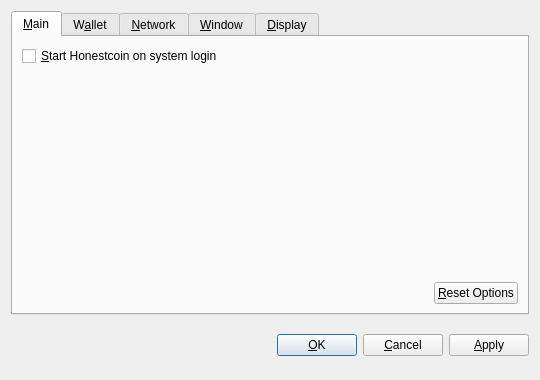
<?xml version="1.0" encoding="UTF-8"?>
<ui version="4.0">
 <class>OptionsDialog</class>
 <widget class="QDialog" name="OptionsDialog">
  <property name="geometry">
   <rect>
    <x>0</x>
    <y>0</y>
    <width>540</width>
    <height>380</height>
   </rect>
  </property>
  <property name="windowTitle">
   <string>Options</string>
  </property>
  <property name="modal">
   <bool>true</bool>
  </property>
  <layout class="QVBoxLayout" name="verticalLayout">
   <item>
    <widget class="QTabWidget" name="tabWidget">
     <property name="tabPosition">
      <enum>QTabWidget::North</enum>
     </property>
     <property name="currentIndex">
      <number>0</number>
     </property>
     <widget class="QWidget" name="tabMain">
      <attribute name="title">
       <string>&amp;Main</string>
      </attribute>
      <layout class="QVBoxLayout" name="verticalLayout_Main">
       <item>
        <widget class="QCheckBox" name="bitcoinAtStartup">
         <property name="toolTip">
          <string>Automatically start Honestcoin after logging in to the system.</string>
         </property>
         <property name="text">
          <string>&amp;Start Honestcoin on system login</string>
         </property>
        </widget>
       </item>
       <item>
        <spacer name="verticalSpacer_Main">
         <property name="orientation">
          <enum>Qt::Vertical</enum>
         </property>
         <property name="sizeHint" stdset="0">
          <size>
           <width>20</width>
           <height>40</height>
          </size>
         </property>
        </spacer>
       </item>
       <item>
        <layout class="QHBoxLayout" name="horizontalLayout_2_Main">
         <item>
          <spacer name="horizontalSpacer_2_Main">
           <property name="orientation">
            <enum>Qt::Horizontal</enum>
           </property>
           <property name="sizeHint" stdset="0">
            <size>
             <width>40</width>
             <height>20</height>
            </size>
           </property>
          </spacer>
         </item>
         <item>
          <widget class="QPushButton" name="resetButton">
           <property name="toolTip">
            <string>Reset all client options to default.</string>
           </property>
           <property name="text">
            <string>&amp;Reset Options</string>
           </property>
           <property name="autoDefault">
            <bool>false</bool>
           </property>
          </widget>
         </item>
        </layout>
       </item>
      </layout>
     </widget>
     <widget class="QWidget" name="tabWallet">
      <attribute name="title">
       <string>W&amp;allet</string>
      </attribute>
      <layout class="QVBoxLayout" name="verticalLayout_Network">
       <item>
        <widget class="QLabel" name="transactionFeeInfoLabel">
         <property name="text">
          <string>Optional transaction fee per kB that helps make sure your transactions are processed quickly. Most transactions are 1 kB.</string>
         </property>
         <property name="textFormat">
          <enum>Qt::PlainText</enum>
         </property>
         <property name="wordWrap">
          <bool>true</bool>
         </property>
        </widget>
       </item>
       <item>
        <layout class="QHBoxLayout" name="horizontalLayout_1_Main">
         <item>
          <widget class="QLabel" name="transactionFeeLabel">
           <property name="text">
            <string>Pay transaction &amp;fee</string>
           </property>
           <property name="textFormat">
            <enum>Qt::PlainText</enum>
           </property>
           <property name="buddy">
            <cstring>transactionFee</cstring>
           </property>
          </widget>
         </item>
         <item>
          <widget class="BitcoinAmountField" name="transactionFee"/>
         </item>
         <item>
          <spacer name="horizontalSpacer_1_Main">
           <property name="orientation">
            <enum>Qt::Horizontal</enum>
           </property>
           <property name="sizeHint" stdset="0">
            <size>
             <width>40</width>
             <height>20</height>
            </size>
           </property>
          </spacer>
         </item>
        </layout>
       </item>
       <item>
        <widget class="QLabel" name="label">
         <property name="text">
          <string>If you disable the spending of unconfirmed change, the change from a transaction cannot be used until that transaction has at least one confirmation. This also affects how your balance is computed.</string>
         </property>
         <property name="wordWrap">
          <bool>true</bool>
         </property>
        </widget>
       </item>
       <item>
        <widget class="QCheckBox" name="spendZeroConfChange">
         <property name="text">
          <string>Spend unconfirmed change  (experts only)</string>
         </property>
        </widget>
       </item>
       <item>
        <spacer name="verticalSpacer">
         <property name="orientation">
          <enum>Qt::Vertical</enum>
         </property>
         <property name="sizeHint" stdset="0">
          <size>
           <width>20</width>
           <height>40</height>
          </size>
         </property>
        </spacer>
       </item>
      </layout>
     </widget>
     <widget class="QWidget" name="tabNetwork">
      <attribute name="title">
       <string>&amp;Network</string>
      </attribute>
      <layout class="QVBoxLayout" name="verticalLayout_Network">
       <item>
        <widget class="QCheckBox" name="mapPortUpnp">
         <property name="toolTip">
          <string>Automatically open the Honestcoin client port on the router. This only works when your router supports UPnP and it is enabled.</string>
         </property>
         <property name="text">
          <string>Map port using &amp;UPnP</string>
         </property>
        </widget>
       </item>
       <item>
        <widget class="QCheckBox" name="connectSocks">
         <property name="toolTip">
          <string>Connect to the Honestcoin network through a SOCKS proxy (e.g. when connecting through Tor).</string>
         </property>
         <property name="text">
          <string>&amp;Connect through SOCKS proxy:</string>
         </property>
        </widget>
       </item>
       <item>
        <layout class="QHBoxLayout" name="horizontalLayout_Network">
         <item>
          <widget class="QLabel" name="proxyIpLabel">
           <property name="text">
            <string>Proxy &amp;IP:</string>
           </property>
           <property name="textFormat">
            <enum>Qt::PlainText</enum>
           </property>
           <property name="buddy">
            <cstring>proxyIp</cstring>
           </property>
          </widget>
         </item>
         <item>
          <widget class="QValidatedLineEdit" name="proxyIp">
           <property name="maximumSize">
            <size>
             <width>140</width>
             <height>16777215</height>
            </size>
           </property>
           <property name="toolTip">
            <string>IP address of the proxy (e.g. 127.0.0.1)</string>
           </property>
          </widget>
         </item>
         <item>
          <widget class="QLabel" name="proxyPortLabel">
           <property name="text">
            <string>&amp;Port:</string>
           </property>
           <property name="textFormat">
            <enum>Qt::PlainText</enum>
           </property>
           <property name="buddy">
            <cstring>proxyPort</cstring>
           </property>
          </widget>
         </item>
         <item>
          <widget class="QLineEdit" name="proxyPort">
           <property name="maximumSize">
            <size>
             <width>55</width>
             <height>16777215</height>
            </size>
           </property>
           <property name="toolTip">
            <string>Port of the proxy (e.g. 9050)</string>
           </property>
          </widget>
         </item>
         <item>
          <widget class="QLabel" name="socksVersionLabel">
           <property name="text">
            <string>SOCKS &amp;Version:</string>
           </property>
           <property name="textFormat">
            <enum>Qt::PlainText</enum>
           </property>
           <property name="buddy">
            <cstring>socksVersion</cstring>
           </property>
          </widget>
         </item>
         <item>
          <widget class="QValueComboBox" name="socksVersion">
           <property name="toolTip">
            <string>SOCKS version of the proxy (e.g. 5)</string>
           </property>
          </widget>
         </item>
         <item>
          <spacer name="horizontalSpacer_Network">
           <property name="orientation">
            <enum>Qt::Horizontal</enum>
           </property>
           <property name="sizeHint" stdset="0">
            <size>
             <width>40</width>
             <height>20</height>
            </size>
           </property>
          </spacer>
         </item>
        </layout>
       </item>
       <item>
        <spacer name="verticalSpacer_Network">
         <property name="orientation">
          <enum>Qt::Vertical</enum>
         </property>
         <property name="sizeHint" stdset="0">
          <size>
           <width>20</width>
           <height>40</height>
          </size>
         </property>
        </spacer>
       </item>
      </layout>
     </widget>
     <widget class="QWidget" name="tabWindow">
      <attribute name="title">
       <string>&amp;Window</string>
      </attribute>
      <layout class="QVBoxLayout" name="verticalLayout_Window">
       <item>
        <widget class="QCheckBox" name="minimizeToTray">
         <property name="toolTip">
          <string>Show only a tray icon after minimizing the window.</string>
         </property>
         <property name="text">
          <string>&amp;Minimize to the tray instead of the taskbar</string>
         </property>
        </widget>
       </item>
       <item>
        <widget class="QCheckBox" name="minimizeOnClose">
         <property name="toolTip">
          <string>Minimize instead of exit the application when the window is closed. When this option is enabled, the application will be closed only after selecting Quit in the menu.</string>
         </property>
         <property name="text">
          <string>M&amp;inimize on close</string>
         </property>
        </widget>
       </item>
       <item>
        <spacer name="verticalSpacer_Window">
         <property name="orientation">
          <enum>Qt::Vertical</enum>
         </property>
         <property name="sizeHint" stdset="0">
          <size>
           <width>20</width>
           <height>40</height>
          </size>
         </property>
        </spacer>
       </item>
      </layout>
     </widget>
     <widget class="QWidget" name="tabDisplay">
      <attribute name="title">
       <string>&amp;Display</string>
      </attribute>
      <layout class="QVBoxLayout" name="verticalLayout_Display">
       <item>
        <layout class="QHBoxLayout" name="horizontalLayout_1_Display">
         <item>
          <widget class="QLabel" name="langLabel">
           <property name="text">
            <string>User Interface &amp;language:</string>
           </property>
           <property name="textFormat">
            <enum>Qt::PlainText</enum>
           </property>
           <property name="buddy">
            <cstring>lang</cstring>
           </property>
          </widget>
         </item>
         <item>
          <widget class="QValueComboBox" name="lang">
           <property name="toolTip">
            <string>The user interface language can be set here. This setting will take effect after restarting Honestcoin.</string>
           </property>
          </widget>
         </item>
        </layout>
       </item>
       <item>
        <layout class="QHBoxLayout" name="horizontalLayout_2_Display">
         <item>
          <widget class="QLabel" name="unitLabel">
           <property name="text">
            <string>&amp;Unit to show amounts in:</string>
           </property>
           <property name="textFormat">
            <enum>Qt::PlainText</enum>
           </property>
           <property name="buddy">
            <cstring>unit</cstring>
           </property>
          </widget>
         </item>
         <item>
          <widget class="QValueComboBox" name="unit">
           <property name="toolTip">
            <string>Choose the default subdivision unit to show in the interface and when sending coins.</string>
           </property>
          </widget>
         </item>
        </layout>
       </item>
       <item>
        <widget class="QCheckBox" name="displayAddresses">
         <property name="toolTip">
          <string>Whether to show Honestcoin addresses in the transaction list or not.</string>
         </property>
         <property name="text">
          <string>&amp;Display addresses in transaction list</string>
         </property>
        </widget>
       </item>
       <item>
        <widget class="QCheckBox" name="coinControlFeatures">
         <property name="toolTip">
          <string>Whether to show coin control features or not.</string>
         </property>
         <property name="text">
          <string>Display coin &amp;control features (experts only!)</string>
         </property>
        </widget>
       </item>
       <item>
        <spacer name="verticalSpacer_Display">
         <property name="orientation">
          <enum>Qt::Vertical</enum>
         </property>
         <property name="sizeHint" stdset="0">
          <size>
           <width>20</width>
           <height>40</height>
          </size>
         </property>
        </spacer>
       </item>
      </layout>
     </widget>
    </widget>
   </item>
   <item>
    <layout class="QHBoxLayout" name="horizontalLayout_Buttons">
     <item>
      <spacer name="horizontalSpacer_1">
       <property name="orientation">
        <enum>Qt::Horizontal</enum>
       </property>
       <property name="sizeHint" stdset="0">
        <size>
         <width>40</width>
         <height>48</height>
        </size>
       </property>
      </spacer>
     </item>
     <item>
      <widget class="QLabel" name="statusLabel">
       <property name="font">
        <font>
         <weight>75</weight>
         <bold>true</bold>
        </font>
       </property>
       <property name="text">
        <string/>
       </property>
       <property name="textFormat">
        <enum>Qt::PlainText</enum>
       </property>
       <property name="wordWrap">
        <bool>true</bool>
       </property>
      </widget>
     </item>
     <item>
      <spacer name="horizontalSpacer_2">
       <property name="orientation">
        <enum>Qt::Horizontal</enum>
       </property>
       <property name="sizeHint" stdset="0">
        <size>
         <width>40</width>
         <height>48</height>
        </size>
       </property>
      </spacer>
     </item>
     <item>
      <widget class="QPushButton" name="okButton">
       <property name="text">
        <string>&amp;OK</string>
       </property>
      </widget>
     </item>
     <item>
      <widget class="QPushButton" name="cancelButton">
       <property name="text">
        <string>&amp;Cancel</string>
       </property>
       <property name="autoDefault">
        <bool>false</bool>
       </property>
      </widget>
     </item>
     <item>
      <widget class="QPushButton" name="applyButton">
       <property name="text">
        <string>&amp;Apply</string>
       </property>
       <property name="autoDefault">
        <bool>false</bool>
       </property>
      </widget>
     </item>
    </layout>
   </item>
  </layout>
 </widget>
 <customwidgets>
  <customwidget>
   <class>BitcoinAmountField</class>
   <extends>QSpinBox</extends>
   <header>bitcoinamountfield.h</header>
  </customwidget>
  <customwidget>
   <class>QValueComboBox</class>
   <extends>QComboBox</extends>
   <header>qvaluecombobox.h</header>
  </customwidget>
  <customwidget>
   <class>QValidatedLineEdit</class>
   <extends>QLineEdit</extends>
   <header>qvalidatedlineedit.h</header>
  </customwidget>
 </customwidgets>
 <resources/>
 <connections/>
</ui>
